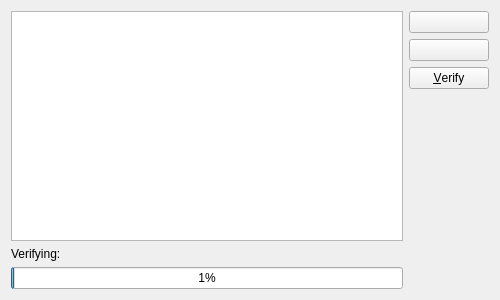
<?xml version="1.0" encoding="UTF-8"?>
<ui version="4.0">
 <class>VerificationDialog</class>
 <widget class="QWidget" name="VerificationDialog">
  <property name="geometry">
   <rect>
    <x>0</x>
    <y>0</y>
    <width>500</width>
    <height>300</height>
   </rect>
  </property>
  <layout class="QGridLayout" name="gridLayout">
   <item row="0" column="0" rowspan="4">
    <widget class="QTreeView" name="usedHashes">
     <property name="selectionMode">
      <enum>QAbstractItemView::ExtendedSelection</enum>
     </property>
     <property name="rootIsDecorated">
      <bool>false</bool>
     </property>
     <property name="uniformRowHeights">
      <bool>true</bool>
     </property>
     <property name="itemsExpandable">
      <bool>false</bool>
     </property>
     <property name="sortingEnabled">
      <bool>true</bool>
     </property>
    </widget>
   </item>
   <item row="0" column="1">
    <widget class="KPushButton" name="add"/>
   </item>
   <item row="1" column="1">
    <widget class="KPushButton" name="remove"/>
   </item>
   <item row="2" column="1">
    <widget class="KPushButton" name="verify">
     <property name="toolTip">
      <string>Verify the finished download with the selected checksum.</string>
     </property>
     <property name="text">
      <string>&amp;Verify</string>
     </property>
    </widget>
   </item>
   <item row="3" column="1">
    <spacer name="verticalSpacer">
     <property name="orientation">
      <enum>Qt::Vertical</enum>
     </property>
     <property name="sizeHint" stdset="0">
      <size>
       <width>20</width>
       <height>40</height>
      </size>
     </property>
    </spacer>
   </item>
   <item row="4" column="0">
    <widget class="QWidget" name="verifying" native="true">
     <layout class="QVBoxLayout" name="verticalLayout_2">
      <property name="margin">
       <number>0</number>
      </property>
      <item>
       <widget class="QLabel" name="label_3">
        <property name="text">
         <string>Verifying:</string>
        </property>
       </widget>
      </item>
      <item>
       <widget class="QProgressBar" name="progressBar">
        <property name="value">
         <number>1</number>
        </property>
       </widget>
      </item>
     </layout>
    </widget>
   </item>
  </layout>
 </widget>
 <customwidgets>
  <customwidget>
   <class>KPushButton</class>
   <extends>QPushButton</extends>
   <header>kpushbutton.h</header>
  </customwidget>
 </customwidgets>
 <tabstops>
  <tabstop>usedHashes</tabstop>
 </tabstops>
 <connections/>
</ui>
